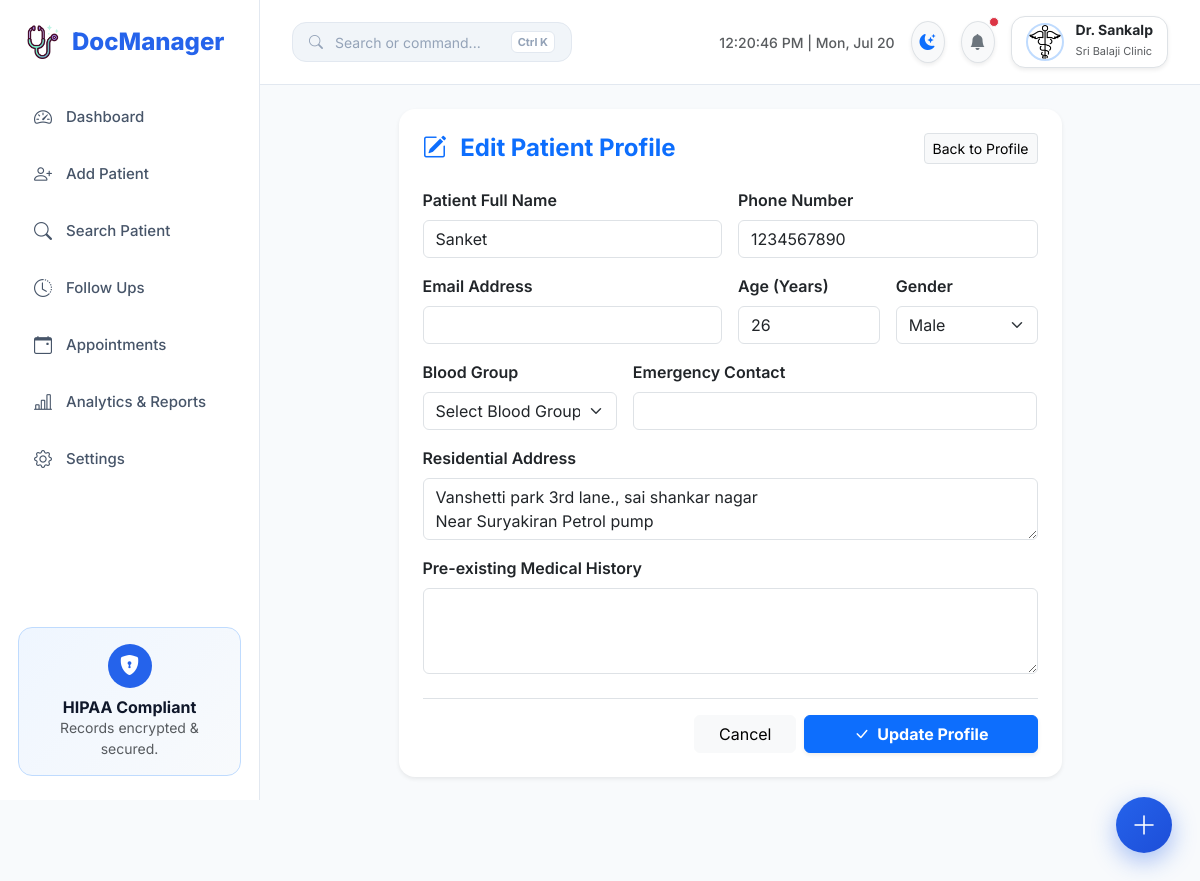
Page /edit-patient/1 (signed in) on the committed database.
### models.py (models this page shows)
class Doctor(UserMixin, db.Model):
    __tablename__ = "doctors"
    id = db.Column(db.Integer, primary_key=True)
    name = db.Column(db.String(100), nullable=False)
    clinic_name = db.Column(db.String(150), nullable=False)
    email = db.Column(db.String(120), unique=True, nullable=False, index=True)
    phone = db.Column(db.String(15), unique=True, nullable=False, index=True)
    password_hash = db.Column(db.String(255), nullable=False)
    clinic_address = db.Column(db.Text)
    qualification = db.Column(db.String(100))
    logo = db.Column(db.String(255))
    created_at = db.Column(db.DateTime, default=utc_now)
    patients = db.relationship("Patient", backref="doctor", lazy=True, cascade="all, delete-orphan")
    appointments = db.relationship("Appointment", backref="doctor", lazy=True, cascade="all, delete-orphan")

class Patient(db.Model):
    __tablename__ = "patients"
    id = db.Column(db.Integer, primary_key=True)
    patient_code = db.Column(db.String(30), unique=True, index=True)
    doctor_id = db.Column(db.Integer, db.ForeignKey("doctors.id"), nullable=False, index=True)
    name = db.Column(db.String(100), nullable=False, index=True)
    phone = db.Column(db.String(15), nullable=False, index=True)
    email = db.Column(db.String(120))
    age = db.Column(db.Integer)
    gender = db.Column(db.String(20))
    blood_group = db.Column(db.String(10))
    medical_history = db.Column(db.Text)
    emergency_contact = db.Column(db.String(100))
    address = db.Column(db.Text)
    created_at = db.Column(db.DateTime, default=utc_now)
    visits = db.relationship("Visit", backref="patient", lazy=True, cascade="all, delete-orphan", order_by="desc(Visit.visit_date)")
    appointments = db.relationship("Appointment", backref="patient", lazy=True, cascade="all, delete-orphan")
    documents = db.relationship("PatientDocument", backref="patient", lazy=True, cascade="all, delete-orphan")

### app/blueprints/patients.py (the view, shortened to what this page needs)
@patients_bp.route("/edit-patient/<int:patient_id>", methods=["GET", "POST"])
@login_required
def edit_patient(patient_id):
    patient = Patient.query.filter_by(id=patient_id, doctor_id=current_user.id).first_or_404()
    return render_template("edit_patient.html", patient=patient, page_title="Edit Patient")

### templates/edit_patient.html (shortened to what this page needs)
{% extends "base.html" %}
{% block content %}
<div class="row justify-content-center">
  <div class="col-lg-10 col-xl-9">
    <div class="card border-0 shadow-sm rounded-4">
      <div class="card-header bg-transparent border-0 pt-4 px-4 pb-0 d-flex justify-content-between align-items-center">
        <h4 class="fw-bold m-0 text-primary"><i class="bi bi-pencil-square me-2"></i> Edit Patient Profile</h4>
        <a href="{{ url_for('patients.patient_profile', patient_id=patient.id) }}" class="btn btn-sm btn-light border">Back to Profile</a>
      </div>
      <div class="card-body p-4">
        <form method="POST" action="{{ url_for('patients.edit_patient', patient_id=patient.id) }}">
          <div class="row g-3">
            <div class="col-md-6">
              <label class="form-label fw-semibold">Patient Full Name</label>
              <input type="text" name="name" class="form-control" value="{{ patient.name }}" required />
            </div>
            <div class="col-md-6">
              <label class="form-label fw-semibold">Phone Number</label>
              <input type="tel" name="phone" class="form-control" value="{{ patient.phone }}" required />
            </div>
            <div class="col-md-6">
              <label class="form-label fw-semibold">Email Address</label>
              <input type="email" name="email" class="form-control" value="{{ patient.email or '' }}" />
            </div>
            <div class="col-md-3">
              <label class="form-label fw-semibold">Age (Years)</label>
              <input type="number" name="age" class="form-control" value="{{ patient.age or '' }}" />
            </div>
            <div class="col-md-3">
              <label class="form-label fw-semibold">Gender</label>
              <select name="gender" class="form-select">
                <option value="Male" {% if patient.gender == 'Male' %}selected{% endif %}>Male</option>
              </select>
            </div>
            <div class="col-md-4">
              <label class="form-label fw-semibold">Blood Group</label>
              <select name="blood_group" class="form-select">
                <option value="">Select Blood Group</option>
              </select>
            </div>
            <div class="col-md-8">
              <label class="form-label fw-semibold">Emergency Contact</label>
              <input type="text" name="emergency_contact" class="form-control" value="{{ patient.emergency_contact or '' }}" />
            </div>
            <div class="col-12">
              <label class="form-label fw-semibold">Residential Address</label>
              <textarea name="address" class="form-control" rows="2">{{ patient.address or '' }}</textarea>
            </div>
            <div class="col-12">
              <label class="form-label fw-semibold">Pre-existing Medical History</label>
              <textarea name="medical_history" class="form-control" rows="3">{{ patient.medical_history or '' }}</textarea>
            </div>
          </div>
          <div class="mt-4 pt-3 border-top d-flex justify-content-end gap-2">
            <a href="{{ url_for('patients.patient_profile', patient_id=patient.id) }}" class="btn btn-light px-4">Cancel</a>
            <button type="submit" class="btn btn-primary px-5 fw-bold shadow-sm">
              <i class="bi bi-check-lg me-1"></i> Update Profile
            </button>
          </div>
        </form>
      </div>
    </div>
  </div>
</div>
{% endblock %}

### templates/base.html (shortened to what this page needs)
<!doctype html>
<html lang="en" data-theme="light">
  <head>
    <link href="https://cdn.jsdelivr.net/npm/bootstrap@5.3.3/dist/css/bootstrap.min.css" rel="stylesheet">
    <link rel="stylesheet" href="https://cdn.jsdelivr.net/npm/bootstrap-icons@1.11.3/font/bootstrap-icons.min.css">
    <link rel="stylesheet" href="{{ url_for('static', filename='css/style.css') }}" />
  </head>
  <body>
    {% if current_user.is_authenticated %}
    <aside class="sidebar">
      <a href="{{ url_for('patients.dashboard') }}" class="logo text-decoration-none">
        <img src="{{ url_for('static', filename='images/stethoscope.png') }}" width="34" alt="Logo" />
        <span>DocManager</span>
      </a>
      <ul class="sidebar-menu">
        <li>
          <a href="{{ url_for('patients.dashboard') }}" class="{% if request.endpoint == 'patients.dashboard' %}active{% endif %}">
            <i class="bi bi-speedometer2"></i> Dashboard
          </a>
        </li>
        <li>
          <a href="{{ url_for('patients.add_patient') }}" class="{% if request.endpoint == 'patients.add_patient' %}active{% endif %}">
            <i class="bi bi-person-plus"></i> Add Patient
          </a>
        </li>
        <li>
          <a href="{{ url_for('patients.search_patient') }}" class="{% if request.endpoint == 'patients.search_patient' %}active{% endif %}">
            <i class="bi bi-search"></i> Search Patient
          </a>
        </li>
        <li>
          <a href="{{ url_for('patients.follow_ups') }}" class="{% if request.endpoint == 'patients.follow_ups' %}active{% endif %}">
            <i class="bi bi-clock-history"></i> Follow Ups
          </a>
        </li>
        <li>
          <a href="{{ url_for('appointments.appointments') }}" class="{% if 'appointments' in request.endpoint %}active{% endif %}">
            <i class="bi bi-calendar-event"></i> Appointments
          </a>
        </li>
        <li>
          <a href="{{ url_for('analytics.analytics_dashboard') }}" class="{% if 'analytics' in request.endpoint %}active{% endif %}">
            <i class="bi bi-bar-chart-line"></i> Analytics & Reports
          </a>
        </li>
        <li>
          <a href="{{ url_for('settings.settings') }}" class="{% if request.endpoint == 'settings.settings' %}active{% endif %}">
            <i class="bi bi-gear"></i> Settings
          </a>
        </li>
      </ul>
      <div class="sidebar-footer">
        <div class="security-card">
          <div class="security-icon">
            <i class="bi bi-shield-lock-fill"></i>
          </div>
          <h6 class="fw-bold m-0">HIPAA Compliant</h6>
          <p class="small text-muted mb-0">Records encrypted & secured.</p>
        </div>
      </div>
    </aside>
    {% endif %}
    <main class="{% if current_user.is_authenticated %}main-content{% endif %}">
      {% if current_user.is_authenticated %}
      <div class="topbar">
        <div class="d-flex align-items-center gap-3">
          <button class="cmd-trigger-btn trigger-cmd">
            <i class="bi bi-search"></i>
            <span>Search or command...</span>
            <span class="cmd-key">Ctrl K</span>
          </button>
        </div>
        <div class="d-flex align-items-center gap-3">
          <div id="liveClock" class="d-none d-md-block text-muted small fw-medium"></div>
          <button id="themeToggleBtn" class="btn btn-light rounded-circle border shadow-sm p-2" title="Toggle Theme">
            <i id="themeToggleIcon" class="bi bi-moon-stars-fill text-primary"></i>
          </button>
          <div class="dropdown">
            <button class="btn btn-light rounded-circle border shadow-sm p-2 position-relative" data-bs-toggle="dropdown">
              <i class="bi bi-bell-fill text-secondary"></i>
              <span class="position-absolute top-0 start-100 translate-middle p-1 bg-danger border border-light rounded-circle"></span>
            </button>
          </div>
          <div class="dropdown">
            <button class="profile-btn border shadow-sm" data-bs-toggle="dropdown">
              {% if current_user.logo %}
                <img src="{{ url_for('static', filename='uploads/' + current_user.logo) }}" class="doctor-logo" alt="Logo" />
              {% else %}
                <div class="avatar">{{ current_user.name[0] }}</div>
              {% endif %}
              <div class="text-start d-none d-md-block">
                <div class="fw-bold lh-1 text-dark" style="font-size: 14px;">Dr. {{ current_user.name }}</div>
                <small class="text-muted" style="font-size: 11px;">{{ current_user.clinic_name }}</small>
              </div>
            </button>
          </div>
        </div>
      </div>
      {% endif %}
      <div class="container-fluid p-4">
        {% block content %}{% endblock %}
      </div>
    </main>
    {% if current_user.is_authenticated %}
    <div class="fab-container" id="fabContainer">
      <button class="fab-main" id="fabMain" title="Quick Actions"><i class="bi bi-plus-lg"></i></button>
    </div>
    {% endif %}
    <div id="toastContainer" class="position-fixed bottom-0 end-0 p-3" style="z-index: 10000;"></div>
  </body>
</html>

### static/css/style.css (style rules this page uses)
:root { --primary: #2563eb; --primary-hover: #1d4ed8; --primary-light: #eff6ff; --primary-border: #bfdbfe; --success: #10b981; --success-light: #ecfdf5; --warning: #f59e0b; --warning-light: #fffbeb; --danger: #ef4444; --danger-light: #fef2f2; --info: #06b6d4; --info-light: #ecfeff; --bg-body: #f8fafc; --bg-card: #ffffff; --bg-sidebar: #ffffff; --bg-topbar: #ffffff; --bg-input: #f1f5f9; --text-primary: #0f172a; --text-secondary: #475569; --text-muted: #94a3b8; --border-color: #e2e8f0; --shadow-sm: 0 2px 8px rgba(0, 0, 0, 0.04); --shadow-md: 0 8px 24px rgba(0, 0, 0, 0.06); --shadow-lg: 0 16px 36px rgba(0, 0, 0, 0.08); --radius-sm: 8px; --radius-md: 14px; --radius-lg: 20px; --radius-xl: 24px; --radius-full: 9999px; --transition-fast: 0.2s cubic-bezier(0.4, 0, 0.2, 1); --transition-normal: 0.3s cubic-bezier(0.4, 0, 0.2, 1); }
* { margin: 0; padding: 0; box-sizing: border-box; }
body { font-family: 'Inter', system-ui, -apple-system, sans-serif; background-color: var(--bg-body); color: var(--text-primary); transition: background-color var(--transition-fast), color var(--transition-fast); min-height: 100vh; overflow-x: hidden; }
.sidebar { width: 260px; height: 100vh; background: var(--bg-sidebar); position: fixed; left: 0; top: 0; border-right: 1px solid var(--border-color); padding: 24px 18px; display: flex; flex-direction: column; z-index: 1000; transition: left var(--transition-normal); }
.logo { font-size: 24px; font-weight: 800; color: var(--primary); display: flex; align-items: center; gap: 12px; margin-bottom: 32px; padding-left: 8px; }
.sidebar-menu { list-style: none; padding: 0; }
.sidebar-menu li { margin-bottom: 6px; }
.sidebar-menu a { display: flex; align-items: center; gap: 14px; text-decoration: none; padding: 12px 16px; border-radius: var(--radius-md); color: var(--text-secondary); font-weight: 500; font-size: 15px; transition: var(--transition-fast); }
.sidebar-menu a i { font-size: 18px; }
.sidebar-footer { margin-top: auto; }
.security-card { background: linear-gradient(135deg, var(--primary-light), var(--bg-body)); border: 1px solid var(--primary-border); border-radius: var(--radius-md); padding: 16px; text-align: center; }
.security-icon { width: 44px; height: 44px; margin: 0 auto 10px; border-radius: 50%; background: var(--primary); color: white; display: flex; align-items: center; justify-content: center; font-size: 20px; }
.main-content { margin-left: 260px; min-height: 100vh; padding-bottom: 80px; transition: margin-left var(--transition-normal); }
.topbar { background: var(--bg-topbar); padding: 16px 32px; border-bottom: 1px solid var(--border-color); display: flex; justify-content: space-between; align-items: center; position: sticky; top: 0; z-index: 990; backdrop-filter: blur(8px); }
.cmd-trigger-btn { background: var(--bg-input); border: 1px solid var(--border-color); color: var(--text-muted); border-radius: var(--radius-md); padding: 8px 16px; display: flex; align-items: center; gap: 12px; cursor: pointer; font-size: 14px; transition: var(--transition-fast); width: 280px; }
.cmd-key { background: var(--bg-card); border: 1px solid var(--border-color); border-radius: 6px; padding: 2px 6px; font-size: 11px; font-weight: 700; margin-left: auto; }
.profile-btn { display: flex; align-items: center; gap: 12px; background: var(--bg-card); border: 1px solid var(--border-color); border-radius: var(--radius-md); padding: 6px 14px; cursor: pointer; }
.doctor-logo { width: 38px; height: 38px; border-radius: 50%; object-fit: cover; border: 2px solid var(--primary-border); }
.fab-container { position: fixed; bottom: 28px; right: 28px; z-index: 900; }
.fab-main { width: 56px; height: 56px; border-radius: 50%; background: linear-gradient(135deg, var(--primary), #1d4ed8); color: white; display: flex; align-items: center; justify-content: center; font-size: 26px; box-shadow: 0 8px 24px rgba(37, 99, 235, 0.4); cursor: pointer; border: none; transition: var(--transition-normal); }

### rows in the picture
Doctor: logo (picture), name "Sankalp", clinic_name "Sri Balaji Clinic"
Patient: name "Sanket", phone "1234567890", age "26", gender "Male", address "Vanshetti park 3rd lane., sai shankar nagar Near Suryakiran Petrol pump"
